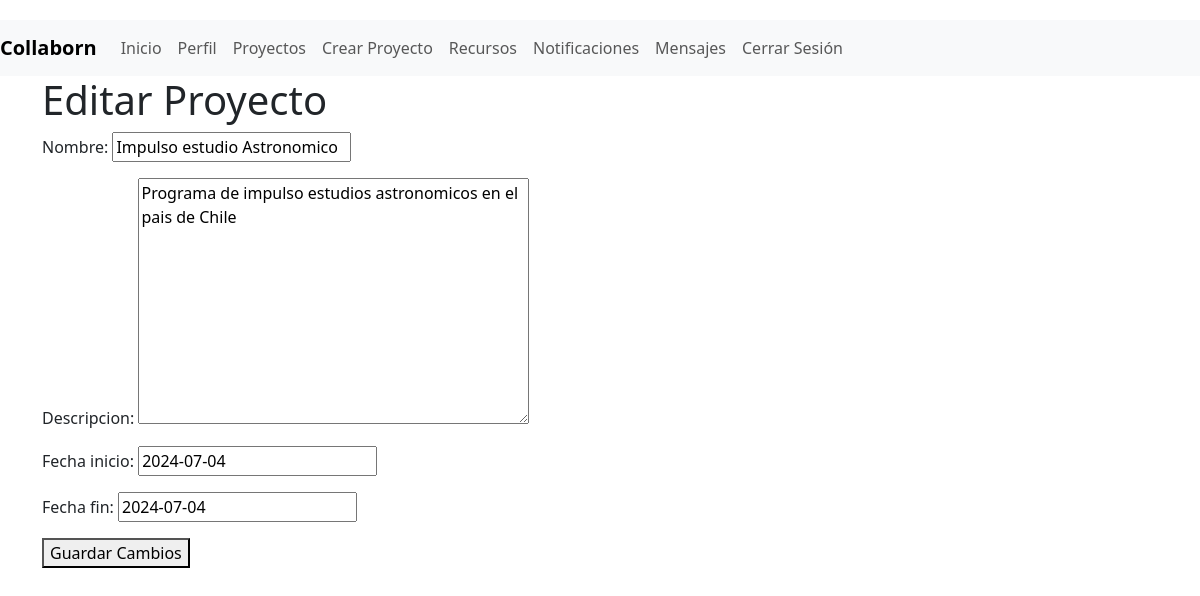
The app's page /proyectos/1/edit/ (signed in), older data.
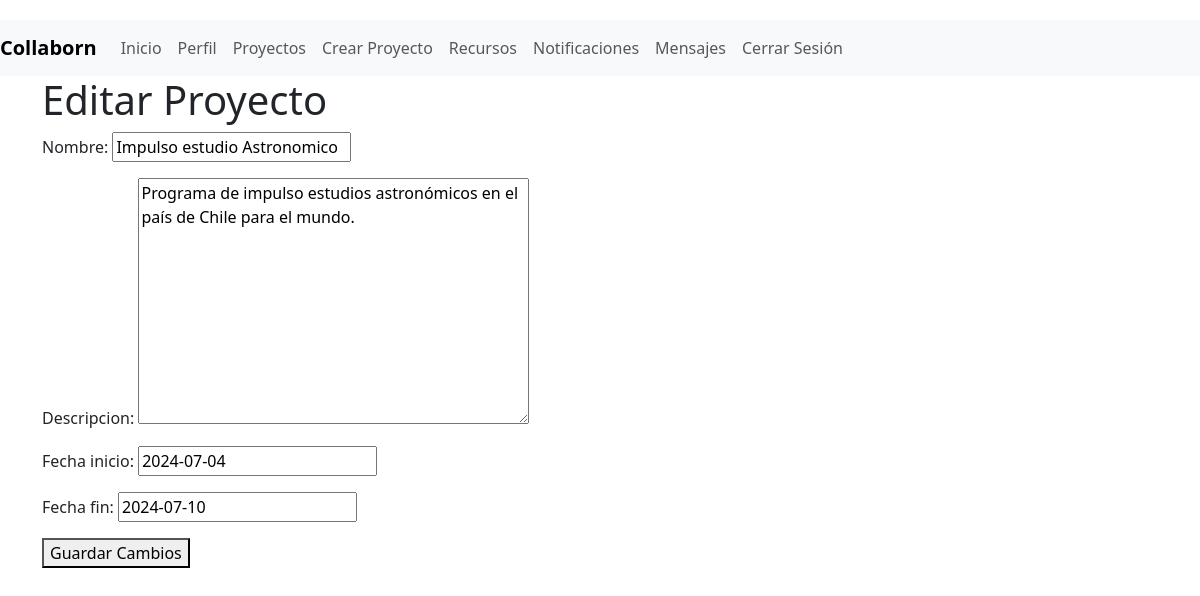
The same page, newer data.
### myapp/models.py (models this page shows, shortened)
class Proyecto(models.Model):
    nombre = models.CharField(max_length=200)
    descripcion = models.TextField()
    fecha_inicio = models.DateField()
    fecha_fin = models.DateField()
    creador = models.ForeignKey(User, related_name='proyectos_creados', on_delete=models.CASCADE)

### myapp/views.py (the view)
# urls.py: path('proyectos/<int:pk>/edit/', views.proyecto_edit, name='proyecto_edit'),
@permission_required('myapp.can_edit_proyecto', raise_exception=True)
@login_required
def proyecto_edit(request, pk):
    proyecto = get_object_or_404(Proyecto, pk=pk)
    if request.method == 'POST':
        form = ProyectoForm(request.POST, instance=proyecto)
        if form.is_valid():
            form.save()
            messages.success(request, 'Proyecto editado exitosamente.')
            return redirect('proyecto_list')
        else:
            messages.error(request, 'Error al editar el proyecto.')
    else:
        form = ProyectoForm(instance=proyecto)
    return render(request, 'myapp/proyecto_form.html', {'form': form})

### myapp/forms.py
class ProyectoForm(forms.ModelForm):
    class Meta:
        model = Proyecto
        fields = ['nombre', 'descripcion', 'fecha_inicio', 'fecha_fin']

### myapp/templates/myapp/proyecto_form.html (shortened to what this page needs)
{% extends 'myapp/base.html' %}
{% block content %}
<h1>{{ form.instance.pk|yesno:"Editar Proyecto,Nuevo Proyecto" }}</h1>
<form method="post">
    {{ form.as_p }}
    <button type="submit">{{ form.instance.pk|yesno:"Guardar Cambios,Crear Proyecto" }}</button>
</form>
{% endblock %}

Row changes from the older to the newer data that the page shows:
changed Proyecto "Editar Proyecto": descripcion "Programa de impulso estudios astronomicos en el pais de Chile" → "Programa de impulso estudios astronómicos en el país de Chile para el mundo."; fecha_fin "2024-07-04" → "2024-07-10"
